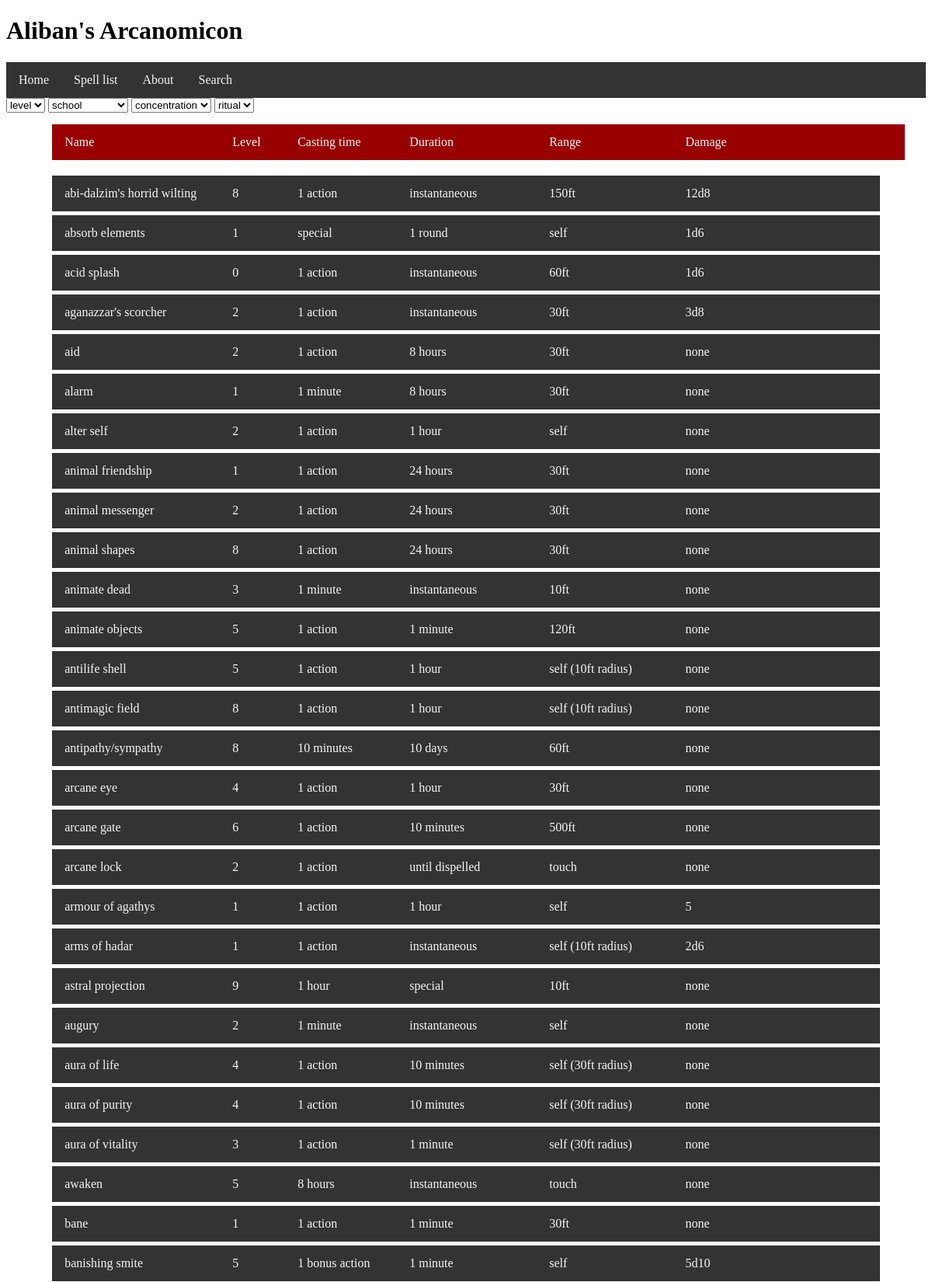
Page /all_spells (upper part) on the committed database.
### tables this page shows
CREATE TABLE spell (id INTEGER PRIMARY KEY AUTOINCREMENT, name STRING, description TEXT, level INTEGER, components STRING, concentration INTEGER, ritual INTEGER, damage STRING, range INTEGER REFERENCES range (id), duration INTEGER REFERENCES duration (id), castingtime STRING REFERENCES castingtime (id), school INTEGER REFERENCES school (id));

CREATE TABLE castingtime (id INTEGER PRIMARY KEY AUTOINCREMENT, name STRING);

CREATE TABLE duration (id INTEGER PRIMARY KEY AUTOINCREMENT, name STRING);

CREATE TABLE range (id INTEGER PRIMARY KEY AUTOINCREMENT, name STRING);

### script.py (the view)
@app.route('/all_spells')
def all_spells():
    sql = "SELECT spell.id, spell.name, spell.level, castingtime.name, duration.name, range.name, spell.damage FROM spell INNER JOIN range ON range.id = spell.range INNER JOIN castingtime ON castingtime.id = spell.castingtime INNER JOIN duration ON duration.id = spell.duration"
    single = False
    results = db_func(sql,single)
    return render_template('all_spells.html', spells=results, entfields=entfields)

### script.py (called while the page is built)
def db_func(sql,single):
    conn=sqlite3.connect("spells.db") #connects to database
    cur=conn.cursor() #creates cursor
    cur.execute(sql) #executes the sql command required with the cursor
    if single == True: #returns a single tuple if that is all that is required, and turns it into a list
        result = cur.fetchone()
        result = list(result)
    else: #returns a list of tuples, which are then turned into lists
        result = cur.fetchall()
        for i in range(len(result)):
            result[i-1] = list(result[i-1])
    conn.commit #commits any changes made to the database with the sql.
    conn.close
    return result

### templates/all_spells.html (shortened to what this page needs)
{% extends "layout.html" %}
{% block content %}
    {% for field in entfields %}
        <select name={{field}} id="spellselect" method="POST" action="/about" onselect="filterfunc()">
            <option value={{field[0]}} selected>{{field[0]}}</option>
        </select>
    {% endfor %}
    <div class="spellfields">
        <span class= "asname">Name</span>
        <span class= "aslevel">Level</span>
        <span class= "ascastime">Casting time</span>
        <span class= "asdurat">Duration</span>
        <span class= "asrange">Range</span>
        <span class= "asdmg">Damage</span>
    </div>
    {% for spell in spells %}
        <div class="spelllink">
            <a href="spell/{{ spell[0] }}">
                <span class= "asname">{{ spell[1] }}</span>
                <span class= "aslevel">{{ spell[2] }}</span>
                <span class= "ascastime">{{ spell[3] }}</span>
                <span class= "asdurat">{{ spell[4] }}</span>
                <span class= "asrange">{{ spell[5] }}</span>
                <span class= "asdmg">{{ spell[6] }}</span>
            </a>
        </div>
    {% endfor %}
{% endblock content %}

### templates/layout.html (shortened to what this page needs)
<!DOCTYPE html>
<html lang="en">
<head>
    <link rel="stylesheet" href="/static/css/main.css"/>
</head>
<body>
    <header>{% include 'header.html' %}</header>
    <nav>{% include 'nav.html' %}</nav>
    <main>{% block content %} {% endblock %}</main>
</body>
</html>

### templates/header.html
<h1>Aliban's Arcanomicon</h1>

### templates/nav.html
<div class="navbar">
    <a href="/">Home</a>
    <a href="/all_spells">Spell list</a>
    <a href="/about">About</a>
    <a href="/search">Search</a>
</div>

### static/css/main.css (style rules this page uses)
.navbar { margin: 0; padding: 0; overflow: hidden; background-color: #333333; position: sticky; top: 0; width: 100%; }
.navbar a { padding: 14px 16px; text-align: center; text-decoration: none; float: left; }
.spellfields { margin: 5px; padding: 14px 16px; background-color: #990100; overflow: hidden; align-self: center; width: 90%; display: block; margin-left: 5%; margin-right: 5%; margin-bottom: 20px; margin-top: 15px; color: #F6F6F6;; }
.spelllink { margin: 5px; overflow: hidden; background-color: #333333; align-self: center; width: 90%; display: block; margin-left: 5%; }
.spelllink a { padding: 14px 16px; text-align: left; text-decoration: none; float: left; width: 100%; }
.asname { position: absolute; width: 17%; }
.aslevel { position: absolute; margin-left: 18%; text-align: center; }
.ascastime { position: absolute; margin-left: 25%; text-align: center; }
.asdurat { position: absolute; margin-left: 37%; text-align: center; }
.asrange { position: absolute; margin-left: 52%; text-align: center; }
.asdmg { margin-left: 75%; text-align: center; }
a:link { color:#F6F6F6; }

### rows in the picture
spell: name "abi-dalzim's horrid wilting", level "8", name "1 action", name "instantaneous", name "150ft", damage "12d8"
spell: name "absorb elements", level "1", name "special", name "1 round", name "self", damage "1d6"
spell: name "acid splash", level "0", name "1 action", name "instantaneous", name "60ft", damage "1d6"
spell: name "aganazzar's scorcher", level "2", name "1 action", name "instantaneous", name "30ft", damage "3d8"
spell: name "aid", level "2", name "1 action", name "8 hours", name "30ft", damage "none"
spell: name "alarm", level "1", name "1 minute", name "8 hours", name "30ft", damage "none"
spell: name "alter self", level "2", name "1 action", name "1 hour", name "self", damage "none"
spell: name "animal friendship", level "1", name "1 action", name "24 hours", name "30ft", damage "none"
spell: name "animal messenger", level "2", name "1 action", name "24 hours", name "30ft", damage "none"
spell: name "animal shapes", level "8", name "1 action", name "24 hours", name "30ft", damage "none"
spell: name "animate dead", level "3", name "1 minute", name "instantaneous", name "10ft", damage "none"
spell: name "animate objects", level "5", name "1 action", name "1 minute", name "120ft", damage "none"
spell: name "antilife shell", level "5", name "1 action", name "1 hour", name "self (10ft radius)", damage "none"
spell: name "antimagic field", level "8", name "1 action", name "1 hour", name "self (10ft radius)", damage "none"
spell: name "antipathy/sympathy", level "8", name "10 minutes", name "10 days", name "60ft", damage "none"
spell: name "arcane eye", level "4", name "1 action", name "1 hour", name "30ft", damage "none"
spell: name "arcane gate", level "6", name "1 action", name "10 minutes", name "500ft", damage "none"
spell: name "arcane lock", level "2", name "1 action", name "until dispelled", name "touch", damage "none"
spell: name "armour of agathys", level "1", name "1 action", name "1 hour", name "self", damage "5"
spell: name "arms of hadar", level "1", name "1 action", name "instantaneous", name "self (10ft radius)", damage "2d6"
spell: name "astral projection", level "9", name "1 hour", name "special", name "10ft", damage "none"
spell: name "augury", level "2", name "1 minute", name "instantaneous", name "self", damage "none"
spell: name "aura of life", level "4", name "1 action", name "10 minutes", name "self (30ft radius)", damage "none"
spell: name "aura of purity", level "4", name "1 action", name "10 minutes", name "self (30ft radius)", damage "none"
spell: name "aura of vitality", level "3", name "1 action", name "1 minute", name "self (30ft radius)", damage "none"
spell: name "awaken", level "5", name "8 hours", name "instantaneous", name "touch", damage "none"
spell: name "bane", level "1", name "1 action", name "1 minute", name "30ft", damage "none"
spell: name "banishing smite", level "5", name "1 bonus action", name "1 minute", name "self", damage "5d10"

### other values in the picture
form field value "level"
form field value "school"
form field value "concentration"
form field value "ritual"
